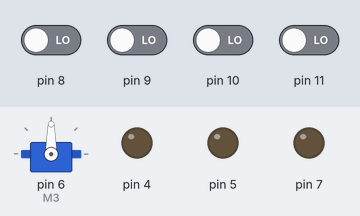
Bench run of a sketch on a simulated Arduino Uno, built with avr-gcc and run on an emulated ATmega328P. On the bench: servo, output pins drawn as LEDs (lit = HIGH). The inputs (shaded band) are chosen by the test bench; at power-on: pin 8–11 LOW.

Above: at 0.1 s.
At 4.1 s:
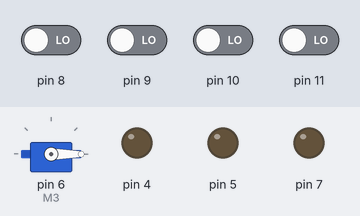
Timing chart, 0 to 5.6 s (numbered marks = the images above):
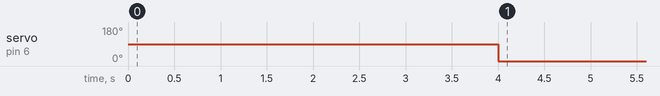

The sketch:

throttle_to_motors.ino
```cpp
/** Program for reading pulse widths (HIGH duration) from  CH1-4 on receiver */
#include <Servo.h>

//Declaring variables
byte last_CH1, last_CH2, last_CH3, last_CH4;
int receiver_CH1, receiver_CH2, receiver_CH3, receiver_CH4;
int counter_CH1, counter_CH2, counter_CH3, counter_CH4, loop_counter, strt;
unsigned long timer_CH1, timer_CH2, timer_CH3, timer_CH4, esc_timer, esc_loop_timer;
unsigned long current_time, zero_timer, timer1, timer2, timer3, timer4;

Servo M1;
Servo M2;
Servo M3;
Servo M4;

/*ISR(PCINT0_vect) {  //interrupt subrutine if any pin state between 8 and 11 changes
  current_time = micros();

  //Channel 1 -
  if(last_CH1 == 0 && PINB & B00000001){  //input 8 is changed from 0 to 1 (rising edge of the pulse) - PINB & B00000001 = digitalRead(8,HIGH) used to use less resources of the microcontroller
    last_CH1 = 1;
    timer_CH1 = current_time;                        //so: if input 8 changes from 0 to 1 (pulse is falling), remember it's current state and set timer_1 to current micros() for measuring pulse width in microseconds
  } else if(last_CH1 == 1 && !(PINB & B00000001)){  //if input 8 is changed from 1 to 0
    last_CH1 = 0;
    receiver_CH1 = current_time - timer_CH1;          //so: if input 8 is changed from 1 to 0, remember it's current state and calculate pulse width (pulse time) in microseconds to know the position on the transmitter's height stick
  }

  //Channel 2
  if(last_CH2 == 0 && PINB & B00000010) {
    last_CH2 = 1;
    timer_CH2 = current_time;
  } else if(last_CH2 == 1 && !(PINB & B00000010)) {
    last_CH2 = 0;
    receiver_CH2 = current_time - timer_CH2;
  }

  //Channel 3
  if(last_CH3 == 0 && PINB & B00000100) {
    last_CH3 = 1;
    timer_CH3 = current_time;
  } else if(last_CH3 == 1 && !(PINB & B00000100)) {
    last_CH3 = 0;
    receiver_CH3 = current_time - timer_CH3;
  }

  //Channel 4
  if(last_CH4 == 0 && PINB & B00001000) {
    last_CH4 = 1;
    timer_CH4 = current_time;
  } else if(last_CH4 == 1 && !(PINB & B00001000)) {
    last_CH4 = 0;
    receiver_CH4 = current_time - timer_CH4;
  }
}*/


void setup() {
  // put your setup code here, to run once:
  //Atmega pins are input pins as default, no need to specify these.
  DDRD |= B11110000;       //setting digital ports 4,5,6,7 as output (ESC outputs)
 // DDRB |= B00010000;       //configuring port 12 as output (LED for visible signals for the user)
 /* PCICR |= (1 << PCIE0);   //set PCIE0 to enable PCMSK0 scan
  PCMSK0 |= (1 << PCINT0); //set PCINT0 (corresponds to digital input 8 - CH1 of receiver) to trigger an interrupt on state change
  PCMSK0 |= (1 << PCINT1); //set PCINT1 (corresponds to digital input 9 - CH2 of receiver) to trigger an interrupt on state change
  PCMSK0 |= (1 << PCINT2); //set PCINT2 (corresponds to digital input 10 - CH3 of receiver) to trigger an interrupt on state change
  PCMSK0 |= (1 << PCINT3); //set PCINT3 (corresponds to digital input 11 - CH4 of receiver) to trigger an interrupt on state change*/
  pinMode(8,INPUT);
  pinMode(9,INPUT);
  pinMode(10,INPUT);
  pinMode(11,INPUT);

  //M1.attach(4,1000,2000);
 // M2.attach(5,1000,2000);
  M3.attach(6,1000,2000);
 // M4.attach(7,1000,2000);*/


//  Serial.begin(115200);
 /* while(receiver_CH3 < 990 || receiver_CH3 > 1020){
    M1.writeMicroseconds(1000);
    M2.writeMicroseconds(1000);
    M3.writeMicroseconds(1000);
    M4.writeMicroseconds(1000);
    delayMicroseconds(19000);
  }*/
  //the drone waits until the receiver is active and the throttle stick is set to the lowest position
 /* while(receiver_CH3 < 990 || receiver_CH3 > 1020){
    strt++; //while waiting, increment the start variable in every loop
    //I don't want the ESC's to beep annoyingly, so while waiting, I'm sending a 1000us pulse to them
    PORTD |= B11110000;     //set digital ports 4,5,6,7 to HIGH
    delayMicroseconds(1000);
    PORTD &= B00001111;     //set ESC ports to LOW
    delay(3);               //wait 3 ms to the next loop
    if(strt == 125) {
      digitalWrite(12, !digitalRead(12));  //change the led status in every 125 loops (500ms)
      strt = 0;
    }
  }*/

  //strt = 0;
  //zero_timer = micros();   //set the zero_timer for the first loop
}

void loop() {
  // put your main code here, to run repeatedly:
 // while(20000 - zero_timer  > micros()); //start the pulse after 20000us //to make sure that the refresh rate is always 50Hz
  receiver_CH1 = pulseIn(8,HIGH);
  receiver_CH2 = pulseIn(9,HIGH);
  receiver_CH3 = pulseIn(10,HIGH);
  receiver_CH4 = pulseIn(11,HIGH);
  // delayMicroseconds(4000-timer_CH3);
  // zero_timer = micros();               //reset the zero_timer
  //receiver_CH3 = 1000;
 // PORTD |= B11110000;  //set ESC outputs high
  //calculate delay times - throttle input from the receiver
  /*timer_CH1 = receiver_CH3 + zero_timer;
  timer_CH2 = receiver_CH3 + zero_timer;
  timer_CH3 = receiver_CH3 + zero_timer;
  timer_CH4 = receiver_CH3 + zero_timer;*/


  timer_CH3 = receiver_CH3;
 /* while(PORTD >= 16){  //the while loop is executed until the 4 highest bits in PORTD data register are 0 (this equals the finishing of all the ESC pulses) (until all the ESC ports are low)
    esc_loop_timer = micros();
    if(timer_CH1 <= esc_loop_timer) PORTD &= B11101111;  //when the delay time expires, the corresponding port is set low
    if(timer_CH2 <= esc_loop_timer) PORTD &= B11011111;
    if(timer_CH3 <= esc_loop_timer) PORTD &= B10111111;
    if(timer_CH4 <= esc_loop_timer) PORTD &= B01111111;
    //when all the ports are low, the while loop is terminated
  }*/

  //M1.writeMicroseconds(timer_CH3);
 // M2.writeMicroseconds(timer_CH3);
  M3.writeMicroseconds(timer_CH3);
  //M4.writeMicroseconds(timer_CH3);*/
  //Serial.println(receiver_CH3);

  //PORTB |= B00010000;  //set port 12 to high
  //delayMicroseconds(1500);
  //PORTB &= B11101111;  //set port 12 to low

}
```

Measured:
- by itself, servo on pin 6 (M3): 90° → 0° at 4.0 s
